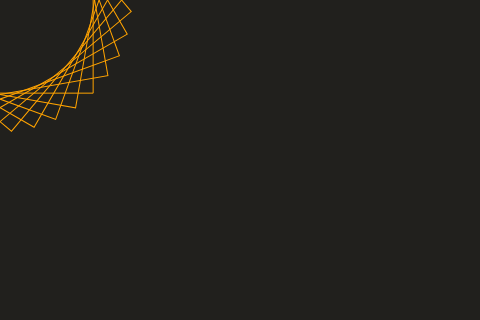
Frame 1 (no input)
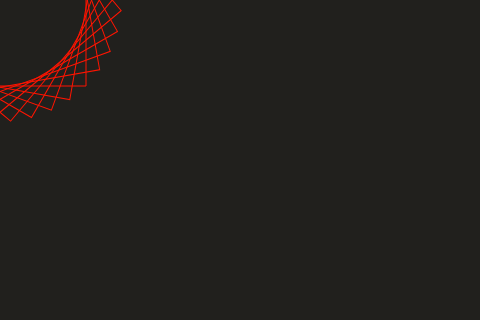
Frame 60 (no input)
Frame 120 (the mouse pressed at the canvas centre since frame 60): identical to frame 60, image omitted

The p5.js sketch that drew these frames (run headless with seeded random() and noise() and a simulated clock; from frame 60 on, the mouse is pressed at the canvas centre):

// p5.js sketch
// ── sketch.js
console.log("Hello p5.js!!");

const DEG_TO_RAD  = Math.PI / 180;

var degree = 0;

// 初期化
function setup(){
	console.log("setup");
	createCanvas(480, 320);
	frameRate(32);
	background(0);

	noFill();
	stroke(255, 255, 255);
	strokeWeight(1);

	rectMode(CENTER);
	translate(240, 160);

	// R, G, B
	colorMode(HSB, 255, 255, 255);
}

// 連続処理
function draw(){
	console.log("draw");
	background(33, 33, 33);

	if(360 <= degree) degree = 0;
	degree += 5;

	let sin = Math.sin(degree * DEG_TO_RAD);
	let width = map(sin, -1, 1, 170, 200);
	let c = map(sin, -1, 1, 0, 50);
	stroke(c, 255, 255);

	for(let i=0; i<9; i++){
		rotate(10 * DEG_TO_RAD);
		rect(0, 0, width, width);
	}
}
